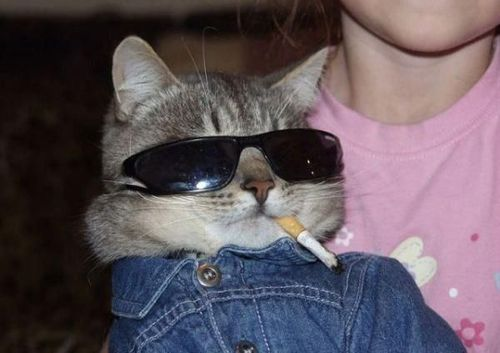
#> input picture image.jpg, 500 x 353 px
$ python palette.py
#> lines starting #> are read from the running program, lines starting #| are printed output that depends on the picture
from PIL import Image, ImageDraw
from collections import Counter

path = input("Image to open?: ")
#> the answer given: image.jpg

if (path == ""): #opens default image on empty input
	path = "image.jpg"

im = Image.open(path)
#> im is the input picture: PIL image 500x353 RGB; mean R, G, B 96.3, 85.1, 93.3
width, height = im.size
#> width = 500; height = 353
x = 0
y = 0
pic = im.load()

R = []
G = []
B = []

while (x < width - 1):
	x += 1
	r, g, b = im.getpixel((x, y))
	R.append(r)
	G.append(g)
	B.append(b)
#> this loop made 499 passes
#> (r, g, b) on passes 1 to 3: (78, 68, 59), (79, 69, 60), (79, 69, 60)
#> after the loop, B = 499 values, max 167 at index 414, min 11 at index 321, mean 79.02; G = 499 values, max 171 at index 414, min 14 at index 336, mean 86.92; R = 499 values, max 197 at index 431, min 34 at index 333, mean 104.4; x = 499

if (x == width - 1):
	x = 0
	y += 1

if (y == height - 1):
	x = width - 1

for contents in R,G,B:
        print ((contents),"\n")
#> this loop made 3 passes
#> (printed output is left out)

length = len(R+G+B)
#> length = 1497
countR = Counter(R).most_common(5)
#> countR = [(78, 42), (76, 30), (77, 29), (79, 28), (75, 26)]
countG = Counter(G).most_common(5)
#> countG = [(69, 50), (66, 38), (68, 33), (67, 27), (71, 25)]
countB = Counter(B).most_common(5)
#> countB = [(60, 35), (59, 32), (64, 31), (57, 27), (62, 24)]

print ("Number of entries in lists:",(length))
print ("Image dimensions:", (im.size))
print ("Most prominent colors in image:")
print ("        R:", countR)
print ("        G:", countG)
print ("        B:", countB,"\n")

x = width/5
#> x = 100

img = Image.new("RGB", (width, height))
#> img: PIL image 500x353 RGB; every value is 0
rect = ImageDraw.Draw(img)
rect.rectangle(((0, 0), (x, height)), fill = (countR[0][0],countG[0][0],countB[0][0]))
rect.rectangle(((x, 0), (x*2, height)), fill = (countR[1][0],countG[1][0],countB[1][0]))
rect.rectangle(((x*2, 0), (x*3, height)), fill = (countR[2][0],countG[2][0],countB[2][0]))
rect.rectangle(((x*3, 0), (x*4, height)), fill = (countR[3][0],countG[3][0],countB[3][0]))
rect.rectangle(((x*4, 0), (x*5, height)), fill = (countR[4][0],countG[4][0],countB[4][0]))
img.save("palette.png")
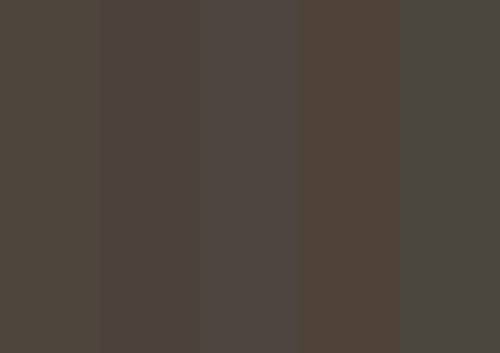
#> saved as palette.png: PIL image 500x353 RGB; mean R, G, B 77, 68.2, 60.4
